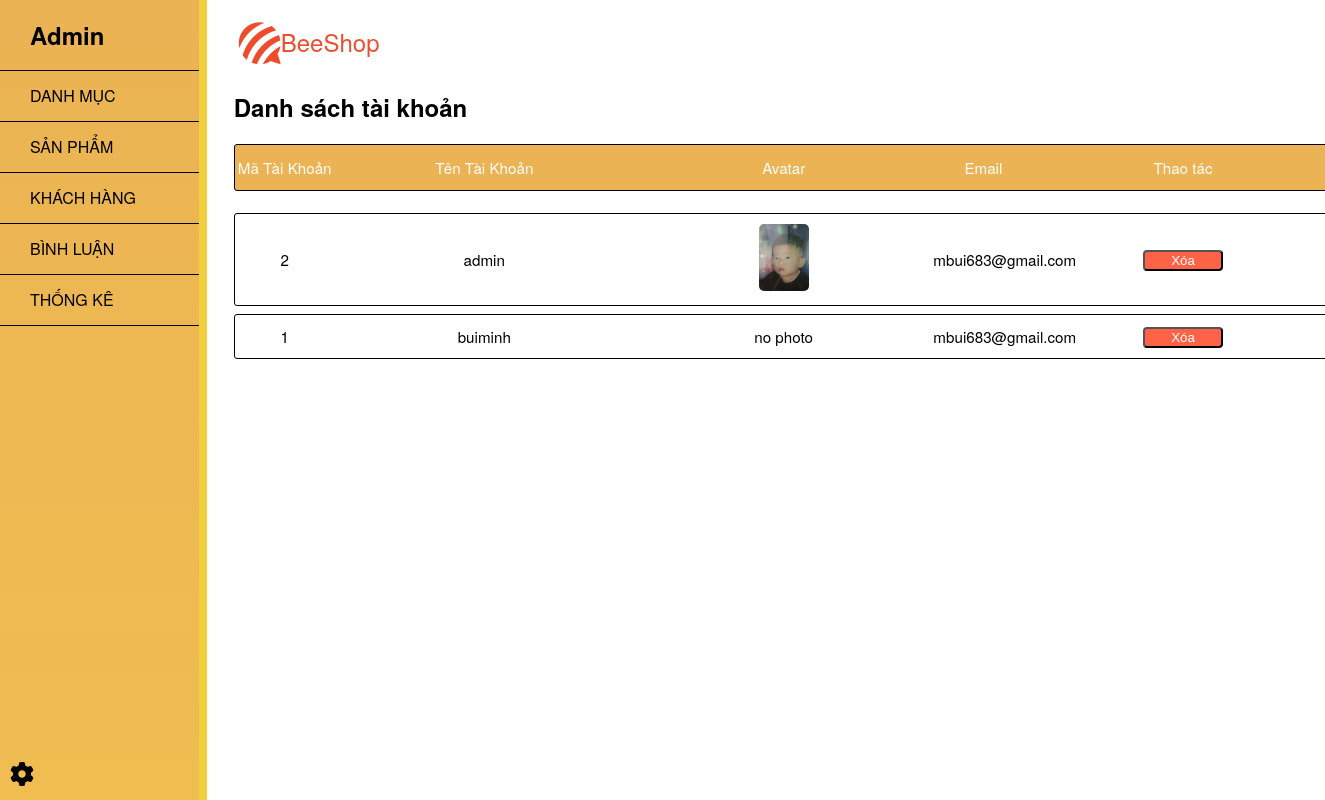
Page /Web_DuAn1/admin/index.php?act=listtk on the committed database.
### tables this page shows
CREATE TABLE `taikhoan` (
  `idtk` int(10) NOT NULL,
  `tentk` varchar(50) NOT NULL,
  `pass` varchar(50) NOT NULL,
  `email` varchar(50) NOT NULL,
  `addres` varchar(50) DEFAULT NULL,
  `sdt` varchar(20) DEFAULT NULL,
  `avatar` varchar(225) NOT NULL,
  `vaitro` tinyint(4) NOT NULL DEFAULT 0
);

### Web_DuAn1/model/pdo.php (called while the page is built, shortened)
<?php
function pdo_get_connection()
{
    $servername = "localhost";
    $username = "root";
    $password = "buiminh2004";
    try {
        $conn = new PDO("mysql:host=$servername;dbname=shoppe", $username, $password);
        $conn->setAttribute(PDO::ATTR_ERRMODE, PDO::ERRMODE_EXCEPTION);
        return $conn;
    } catch (PDOException $e) {
        echo "Lỗi kết nối: " . $e->getMessage();
    }
}
function pdo_query($sql)
{
    $sql_args = array_slice(func_get_args(), 1);
    try {
        $conn = pdo_get_connection();
        $stmt = $conn->prepare($sql);
        $stmt->execute($sql_args);
        $rows = $stmt->fetchAll();
        return $rows;
    } catch (PDOException $e) {
        throw $e;
    } finally {
        unset($conn);
    }
}

### Web_DuAn1/model/taikhoan.php (called while the page is built, shortened)
<?php
function loadAll_taikhoan() {
    $sql = "SELECT * FROM taikhoan order by idtk DESC";
    $listtk = pdo_query($sql);
    return $listtk;
}
?>

### Web_DuAn1/admin/taikhoan/listtk.php (the view)
<?php
include "header.php";
?>
<div class="tieuDe">
    <h1>Danh sách tài khoản</h1>
</div>
<div class="table">
    <div class="thead">
        <div class="tr">
            <div class="th" style="width: 100px;">Mã Tài Khoản</div>
            <div class="th" style="width: 300px;">Tên Tài Khoản</div>
            <div class="th" style="width: 300px;">Avatar</div>
            <div class="th" style="width: 100px;">Email</div>
            <div class="th" style="width: 300px;">Thao tác</div>
        </div>
    </div>
    <div class="tbody">
        <?php
        foreach ($listtk as $tk) {
            extract($tk);
            $delete_link = "index.php?act=xoatk&idtk=" . $idtk;
            $hinhanh = "../uploadUser/" . $avatar;
            if (is_file($hinhanh)) {
                $hinh = "<img style=' border-radius: 5px' src='" . $hinhanh . "'  width='50px'>";
            } else {
                $hinh = "no photo";
            }
            ?>
            <div class="flex_tr">
                <div class="tr">
                    <div class="th" style="width: 100px;">
                        <?= $idtk ?>
                    </div>
                    <div class="th" style="width: 300px;">
                        <?= $tentk ?>
                    </div>
                    <div class="th" style="width: 300px;">
                        <?= $hinh ?>
                    </div>
                    <div class="th" style="width: 100px;">
                        <?= $email ?>
                    </div>
                    <div class="th" style="width: 300px;">
                        <button class="bnt_list"><a href="<?= $delete_link ?>">Xóa</a></button>
                    </div>
                </div>
            </div>
        <?php } ?>
    </div>
</div>
</aside>
<?php
include "footer.php";
?>

### Web_DuAn1/content/css/danhmuc.css (style rules this page uses)
body { margin: 0; padding: 0; font-family: "Helvetica Neue", Helvetica, Arial, 文泉驛正黑, "WenQuanYi Zen Hei", "Hiragino Sans GB", "儷黑 Pro", "LiHei Pro", "Heiti TC", 微軟正黑體, "Microsoft JhengHei UI", "Microsoft JhengHei", sans-serif; }
.tieuDe { margin-left: 35px; }
a { color: #fff; text-decoration: none; }

### Web_DuAn1/content/css/listdm.css (style rules this page uses)
.table { width: 1100px; margin-left: 35px; margin-top: 20px; border-radius: 5px; }
.thead { border: 1px solid black; background-color: #EBB353; padding: 12px 0 12px 0; border-radius: 3px; color: white; }
.tbody { padding: 12px 0 12px 0; border-radius: 3px; margin-top: 10px; }
.flex_tr { border: 1px solid black; border-radius: 3px; padding: 10px 0 10px 0; margin-bottom: 8px; }
.tr { display: flex; align-items: center; }
.th { text-align: center; font-size: 0.95rem; }
.bnt_list { width: 80px; border-radius: 4px; background-color: tomato; transition-duration: 0.3s; }
.bnt_list a { display: block; color: white; text-decoration: none; }

### rows in the picture
taikhoan: idtk "2", tentk "admin", avatar (picture), email "mbui683@gmail.com"
taikhoan: idtk "1", tentk "buiminh", avatar "no photo", email "mbui683@gmail.com"
